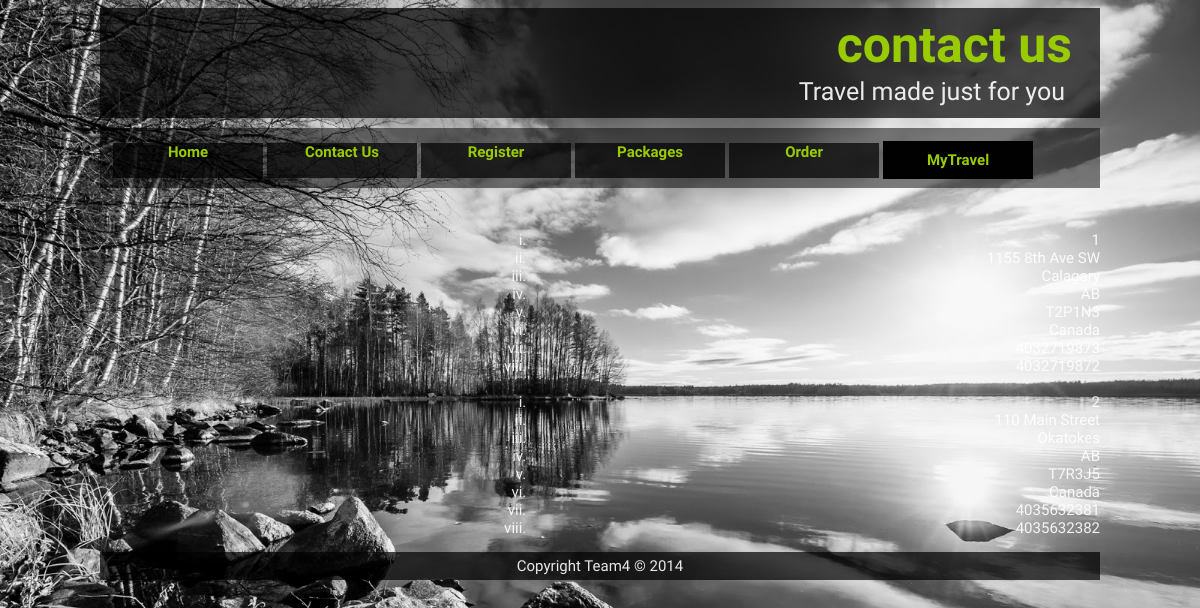
The page /contact.php on the database its author committed.
### tables this page shows
CREATE TABLE IF NOT EXISTS `agencies` (
  `AgencyId` int(11) NOT NULL AUTO_INCREMENT,
  `AgncyAddress` varchar(50) DEFAULT NULL,
  `AgncyCity` varchar(50) DEFAULT NULL,
  `AgncyProv` varchar(50) DEFAULT NULL,
  `AgncyPostal` varchar(50) DEFAULT NULL,
  `AgncyCountry` varchar(50) DEFAULT NULL,
  `AgncyPhone` varchar(50) DEFAULT NULL,
  `AgncyFax` varchar(50) DEFAULT NULL,
  PRIMARY KEY (`AgencyId`)
);

### contact.php (the view, shortened to what this page needs)
<!DOCTYPE html>
<html>
    <head>
        <link rel="stylesheet" type="text/css" href="stylesheet.css">
    </head>
    <body>
        <div id=wrap>
            <div id="header">
                <?php
                    include("header.php");
                ?>
            </div>
            <div id="nav">
                <?php
                    include("navigation.php");
                ?>
            </div>
            <div id="section">
				<?php
				$link = mysqli_connect("localhost", "root", "", "travelexperts")
				or die("Connection Error: " . mysqli_connect_error());
				$sql = "select * from agencies";
				$result = mysqli_query($link, $sql) or die("SQL Error");
				$orderedlist = "<ul>";
				while($row = mysqli_fetch_row($result))
				{
				$orderedlist.= "<br><ol type =i>";
					foreach ($row as $col)
					{
					$orderedlist .= "<li> $col </li>";
					}
					$orderedlist .= "</ol>";
				}
				$orderedlist .= "</ul>";
				print($orderedlist);
				?>
            </div>
            <div id="footer">
                <?php
                    include("footer.php");
                ?>
            </div>
        </div>
    </body>
</html>

### stylesheet.css (style rules this page uses)
body { background-image:url(Images/bg1.png); background-position: top; background-size: cover; background-repeat: no-repeat; background-size: 100%; font-family: 'Poiret One', cursive; text-align: center; font-size: 19px; color: white; }
#wrap { background-color:transparent; margin-left: auto; margin-right: auto; padding:0px; width: 1000px; }
#header { background-color:rgba(1,1,1,0.7); color:#99FF33; text-align:right; margin-left: auto; margin-right: auto; height:100px; padding:5px; }
#nav { background-color:rgba(1,1,1,0.5); text-align: center; float:none; color:white; font-size: 15px; height:40px; margin-top:10px; padding:10px; }
#section { color:rgba(255,255,255,0.9); text-align: right; font-size:15px; float:right; width:650px; padding-top:10px; }
#footer { background-color:rgba(1,1,1,0.7); color: rgba(255,255,255,0.9); font-size:15px; clear: both; text-align:center; padding:5px; margin-top:10px; }

### rows shown on the page
agencies: AgencyId "1", AgncyAddress "1155 8th Ave SW", AgncyCity "Calagary", AgncyProv "AB", AgncyPostal "T2P1N3", AgncyCountry "Canada", AgncyPhone "4032719873", AgncyFax "4032719872"
agencies: AgencyId "2", AgncyAddress "110 Main Street", AgncyCity "Okatokes", AgncyProv "AB", AgncyPostal "T7R3J5", AgncyCountry "Canada", AgncyPhone "4035632381", AgncyFax "4035632382"

### other values the page prints
$title "contact us"
